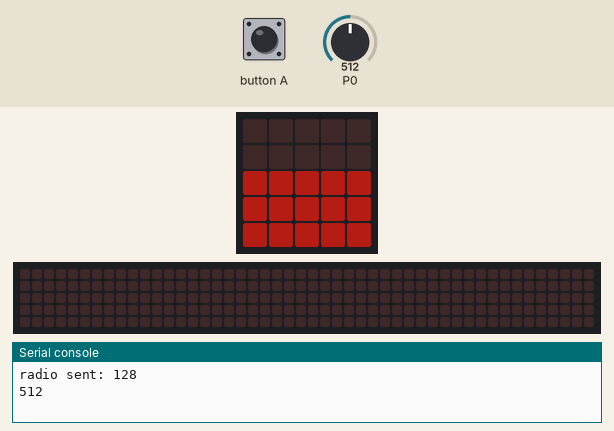
A program run on a simulated BBC micro:bit (MakeCode). On the bench: the board's 5×5 LED display, a strip that is not on the board, showing the scrolling text unrolled, the last lines printed to the serial console. The inputs (shaded band) are chosen by the test bench; at power-on: P0 = 512 (analog values on the 0–1023 scale). Dim RGB values are drawn brighter than linear; no radio messages arrive unless stated (any console line starting 'radio sent:' is added by the test bench); the 48×5 strip is a reading aid, not a part: it shows the text the display is scrolling, unrolled, one strip-width of it at a time.

Above: at 1.2 s.
1.3 s: P0 set to 716
At 6.3 s:
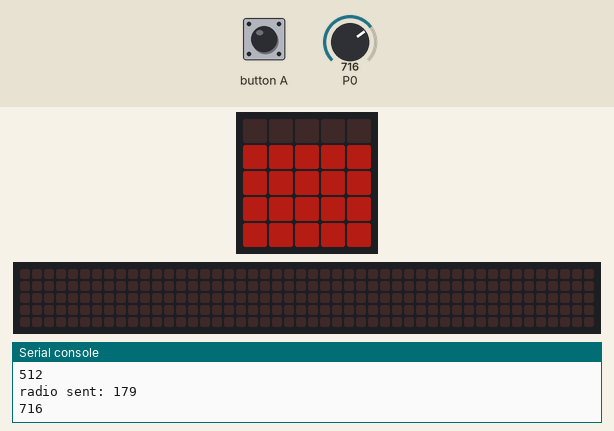
7.3 s: button A pressed for 3 s
At 10.11 s:
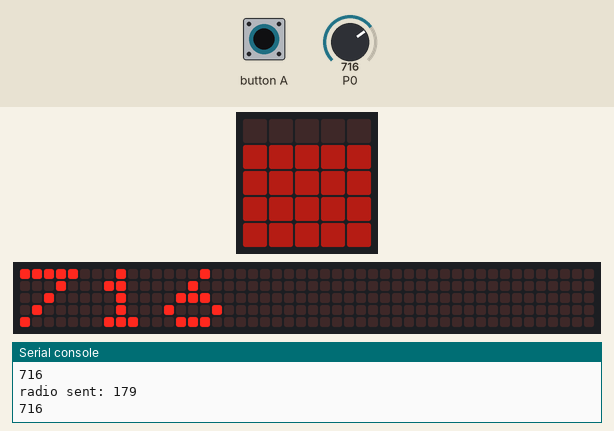
13.3 s: P0 set to 900
At 19.4 s:
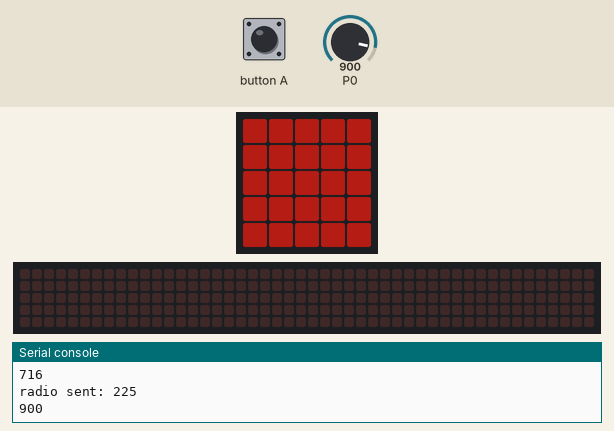
20.1 s: P0 set to 511
At 24.0 s:
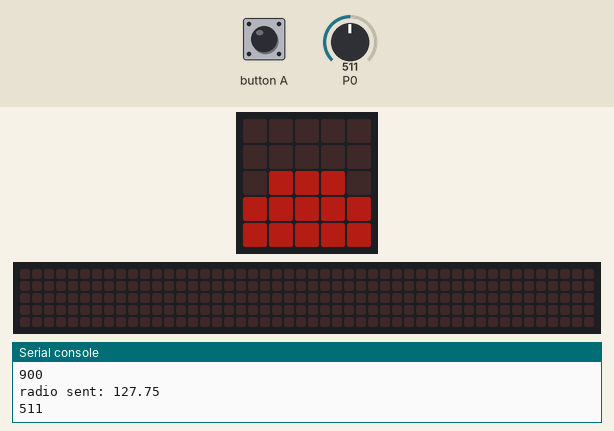
26.1 s: button A pressed for 3 s
At 32.08 s:
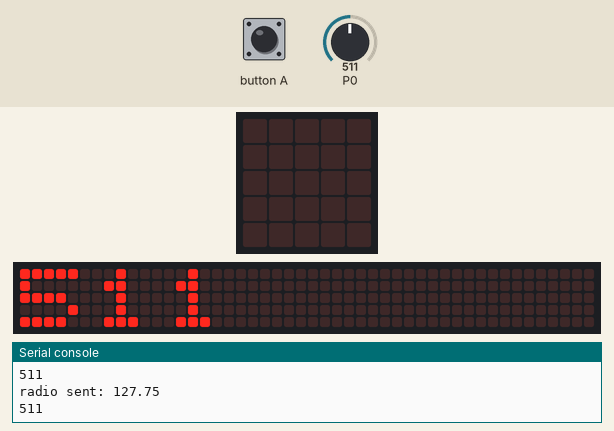
32.1 s: P0 set to 306
At 38.3 s:
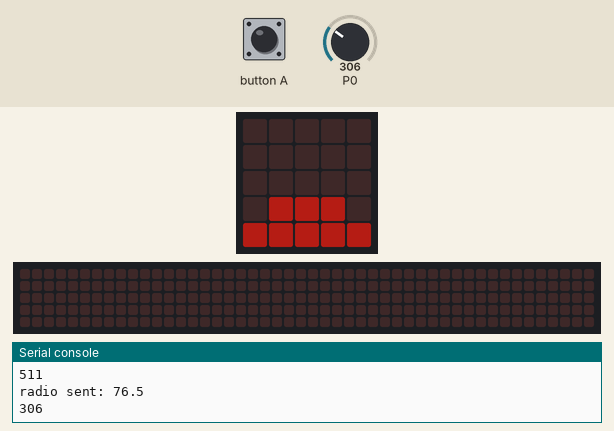
Timing chart, 0 to 39.8 s (numbered marks = the images above; inputs shaded):
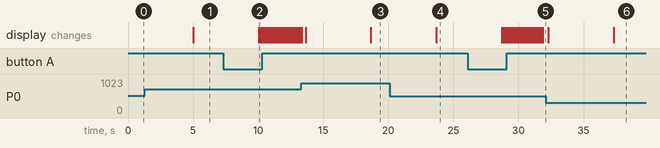

The program:

main.ts
```typescript
let reading = 0
radio.setTransmitSerialNumber(true)
radio.setGroup(4)
led.setBrightness(64)
basic.forever(function () {
    pins.analogWritePin(AnalogPin.P1, 1023)
    reading = pins.analogReadPin(AnalogPin.P0)
    radio.sendNumber(reading / 4)
    pins.analogWritePin(AnalogPin.P1, 0)
    led.plotBarGraph(
    reading,
    1023
    )
    if (input.buttonIsPressed(Button.A)) {
        basic.showNumber(reading)
    }
    basic.pause(5000)
})
```

test.ts
```typescript
// aquí va el archivo "tests"; esto no se compilará cuando este paquete se utilice como una extensión.
```

Measured:
- after the input at 1.3 s, the display: changes after 3.7 s (image 1)
- after the input at 7.3 s, the display: changes after 2.7 s (image 2)
- after the input at 13.3 s, the display: first differs from a run without the input after 5.4 s (image 3)
- after the input at 20.1 s, the display: changes after 3.6 s (image 4)
- after the input at 26.1 s, the display: first changes after 2.6 s (image 5 shows a later state)
- after the input at 32.1 s, the display: first differs from a run without the input after 5.2 s (image 6)
